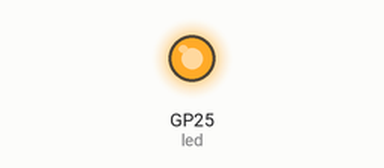
A program run on a simulated Raspberry Pi Pico running MicroPython. On the bench: output pins drawn as LEDs (lit = HIGH). WiFi joins after 1.5 s; values from a settings file that is not in the repository are placeholders; web requests get an empty 200 reply after 0.4 s; what the program prints to the serial console is not drawn. At 53.8 s the program stops and its outputs stay as they are.

Above: at 0.1 s.
At 1.1 s:
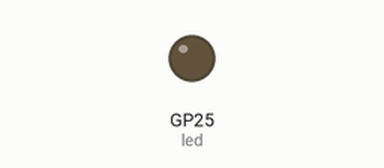
Timing chart, 0 to 2.6 s (numbered marks = the images above):
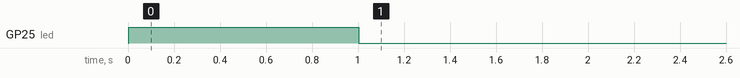

The program:

debug.py
```python
import uasyncio
from modules.ReaperAPI import ReaperAPI
import modules.colors as colors
import time
import modules.wifi as wifi
import modules.colors as colors

print(colors.red + "Connecting to Wifi.." + colors.reset)
wifi.connect()

async def api_worker():
    reaper = ReaperAPI("http://192.168.1.219:8080")

    try:
        # Initialize communication
        print(colors.red + "Starting communication with REAPER API..." + colors.reset)

        # Test transport state
        transport_info = await reaper.get_transport()
        print(colors.green + f"Transport info: {transport_info}")

        track_info = await reaper.get_track_info(5)
        print(colors.green + f"Track Info: {track_info}")

        await reaper.mute(5, -1)
        await reaper.mute(5, -1)
        num = 0.0
        while num <= 1.0:
            print(colors.yellow + f"Current volume is: {num}" + colors.reset)
            await reaper.set_volume(5,num)
            num += 0.01
            time.sleep(0.1)
    finally:
        await reaper.close()

if __name__ == "__main__":
    print(colors.red + "Main application is running..." + colors.reset)
    uasyncio.run(api_worker())
    print(colors.red + "API worker has completed."+ colors.reset)
```

ReaperAPI.py
```python
import urequests
import modules.colors as colors

class ReaperAPI:
    def __init__(self, base_url):
        self.base_url = base_url

    async def _send_request(self, command):
        url = f"{self.base_url}/_/{command}"
        print(colors.yellow + f"Sending request to URL: {url}" + colors.reset)
        try:
            response = urequests.get(url)
            if response.status_code == 200:
                text = response.text
                print(colors.green + f"Response received: {text}" + colors.reset)
                response.close()
                return text
            else:
                print(colors.red + f"Request to {url} failed with status code {response.status_code}" + colors.reset)
                response.close()
                return None
        except Exception as e:
            print(colors.red + f"Request to {url} failed: {e}" + colors.reset)
            return None

    async def get_transport(self):
        return await self._send_request('TRANSPORT')

    async def get_track_info(self, index):
        return await self._send_request(f'TRACK/{index}')

    async def get_tracks(self):
        return await self._send_request('NTRACK')

    async def mute(self, index, value):
        return await self._send_request(f'SET/TRACK/{index}/MUTE/{value}')

    async def play(self):
        return await self._send_request('SET/TRANSPORT/PLAY')

    async def set_volume(self, index, value):
        return await self._send_request(f'SET/TRACK/{index}/VOL/{value}')

    async def stop(self):
        return await self._send_request('SET/TRANSPORT/STOP')

    async def close(self):
        # No session management needed with urequests, so this is a no-op
        pass
```

colors.py
```python
"""
Color codes for print()
"""

black = '\033[30m'
red = '\033[31m'
green = '\033[32m'
yellow = '\033[33m'
reset = '\033[0m'
blue = "\033[34m"
```

wifi.py
```python
import network
import modules.colors as colors
from pinout import led
import configuration
from time import sleep


def connect():
    """
    Connect to wifi
    """
    wlan = network.WLAN(network.STA_IF)
    wlan.active(True)
    wlan.connect(configuration.ssid, configuration.password)
    while wlan.isconnected() == False:
        print(colors.yellow + 'Waiting for connection...' + colors.reset)
        led.toggle()
        sleep(1)
    led.off()
    print(colors.green + f"Successfully connected to Wifi:{wlan.ifconfig()}" + colors.reset)
```

pinout.py
```python
"""
DEFINE PHYSICAL INPUTS AND OUTPUTS:

TEMPLATE:
mute1 = Pin("GP0", Pin.IN) for input pin. Replace GP0 with correct pin based on PicoW/Pico pinout. Don't forget to add your new variable(in this case it's mute1) into mute = []
"""

from machine import Pin, ADC
led = Pin("LED", Pin.OUT)

slider1 = ADC(Pin("GP26"))
slider2 = ADC(Pin("GP27"))
slider3 = ADC(Pin("GP28"))
slider4 = ADC(Pin("GP28"))

mute1 = Pin("GP0", Pin.IN)
mute2 = Pin("GP1", Pin.IN)
mute3 = Pin("GP2", Pin.IN)
mute4 = Pin("GP3", Pin.IN)

sliders = [slider1, slider2, slider3, slider4]
mute = [mute1, mute2, mute3, mute4]
```
